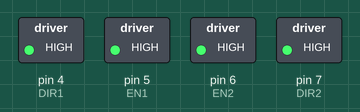
Recording of a sketch running on a simulated Arduino Uno, built with avr-gcc and run on an emulated ATmega328P. On the bench: switched loads named in the sketch (green lamp = pin HIGH).

Above: at 0.05 s.
At 3.25 s:
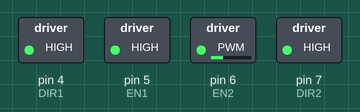
At 4.85 s:
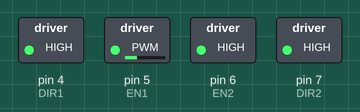
At 6.5 s:
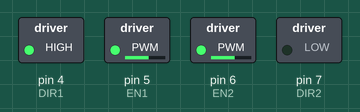
At 9.75 s:
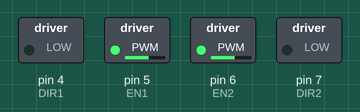
At 13.0 s:
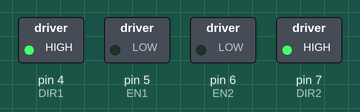
Timing chart, 0 to 16.9 s (numbered marks = the images above):
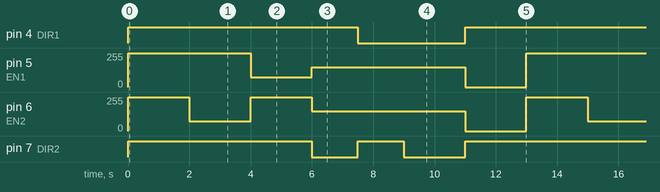

The sketch:

EXTASK5.exp5.ino
```cpp
const int EN1  = 5; // Left Motor PWM (Motor 1)
const int DIR1 = 4; // Left Motor Direction
const int EN2  = 6; // Right Motor PWM (Motor 2)
const int DIR2 = 7; // Right Motor Direction

const int FAST     = 255;
const int MODERATE = 150;
const int SLOW     = 75;

void setup() {
  pinMode(EN1, OUTPUT);
  pinMode(DIR1, OUTPUT);
  pinMode(EN2, OUTPUT);
  pinMode(DIR2, OUTPUT);
}

void driveRobot(int speedLeft, int speedRight) {
  digitalWrite(DIR1, (speedLeft >= 0) ? HIGH : LOW);
  digitalWrite(DIR2, (speedRight >= 0) ? HIGH : LOW);

  analogWrite(EN1, constrain(abs(speedLeft), 0, 255));
  analogWrite(EN2, constrain(abs(speedRight), 0, 255));
}

void loop() {
  driveRobot(FAST, FAST);           // Straight forward
  delay(2000);

  driveRobot(FAST, SLOW);           // Curve right
  delay(2000);

  driveRobot(SLOW, FAST);           // Curve right
  delay(2000);

  driveRobot(MODERATE, -MODERATE);  // Pivot turn right
  delay(1500);

  driveRobot(-MODERATE, MODERATE);  // Pivot turn left
  delay(1500);

  driveRobot(-MODERATE, -MODERATE); // Straight reverse
  delay(2000);

  driveRobot(0, 0);                 // Stop
  delay(2000);
}
```

Measured:
- by itself, pin 4 (DIR1): repeats every 13.0 s: LOW 3.5 s, HIGH 9.5 s
- by itself, pin 5 (EN1): repeats every 13.0 s: 75/255 2.0 s, 150/255 5.0 s, 0/255 2.0 s, 255/255 4.0 s
- by itself, pin 6 (EN2): repeats every 13.0 s: 75/255 2.0 s, 255/255 2.0 s, 150/255 5.0 s, 0/255 2.0 s, 255/255 2.0 s
- by itself, pin 7 (DIR2): repeats every 13.0 s: LOW 1.5 s, HIGH 1.5 s, LOW 2.0 s, HIGH 8.0 s
